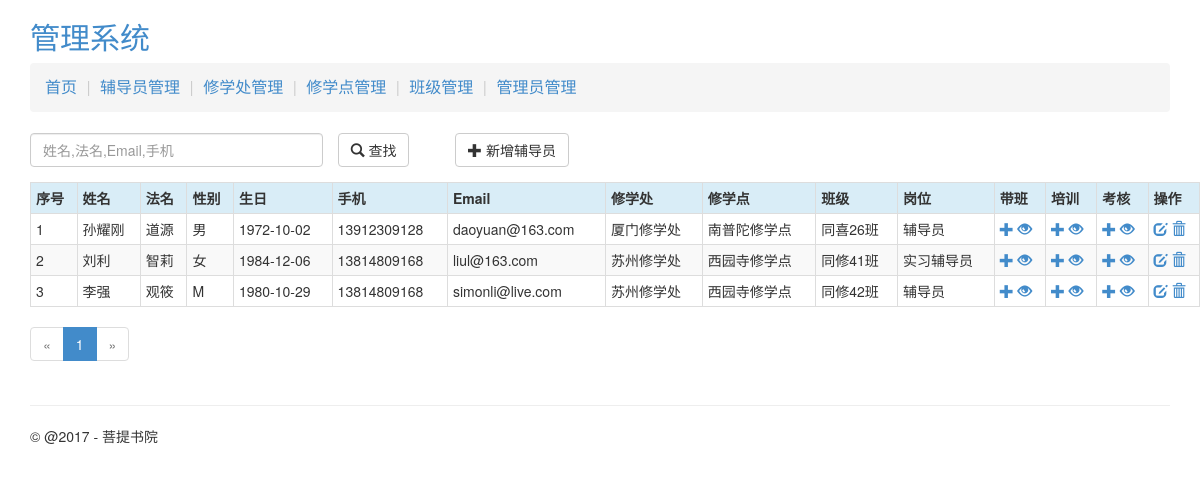
The page /counselor/list (signed in) on the database its author committed.
### putidms/models/counselor.py (models this page shows, shortened)
class Counselor(db.Model):
    __tablename__ = 'counselors'
    id = db.Column(db.Integer, primary_key=True, autoincrement=True)
    username = db.Column(db.String(100), nullable=False, index=True)
    religiousname = db.Column(db.String(100))
    gender = db.Column(db.String(50))
    birthday = db.Column(db.Date)
    mobile = db.Column(db.String(50))
    email = db.Column(db.String(100))
    class_id = db.Column(db.Integer, db.ForeignKey('classes.id'))
    duty_id = db.Column(db.Integer, db.ForeignKey('duties.id'))  # 岗位
    is_delete = db.Column(db.Integer, default=0)
    create_user = db.Column(db.Integer)
    create_time = db.Column(db.DateTime, default=datetime.utcnow)
    update_user = db.Column(db.Integer)
    update_time = db.Column(db.DateTime, default=datetime.utcnow)
    lead_class_records = db.relationship('LeadClassRecord', backref='counselor', lazy='dynamic')
    training_records = db.relationship('TrainingRecord', backref='counselor', lazy='dynamic')
    evaluation_records = db.relationship('EvaluationRecord', backref='counselor', lazy='dynamic')

### putidms/models/org.py (models this page shows, shortened)
class Division(db.Model):
    __tablename__ = 'divisions'
    id = db.Column(db.Integer, primary_key=True, autoincrement=True)
    name = db.Column(db.String(255), index=True, unique=True, nullable=False)
    desc = db.Column(db.Text)
    update_user = db.Column(db.Integer)
    create_time = db.Column(db.DateTime, default=datetime.utcnow)
    update_time = db.Column(db.DateTime, default=datetime.utcnow)
    departments = db.relationship('Department', backref='division', lazy='dynamic')
    users = db.relationship('User', backref='division', lazy='dynamic')

class Department(db.Model):
    __tablename__ = 'departments'
    id = db.Column(db.Integer, primary_key=True, autoincrement=True)
    name = db.Column(db.String(255), index=True, unique=True, nullable=False)
    desc = db.Column(db.Text)
    update_user = db.Column(db.Integer)
    create_time = db.Column(db.DateTime, default=datetime.utcnow)
    update_time = db.Column(db.DateTime, default=datetime.utcnow)
    division_id = db.Column(db.Integer, db.ForeignKey('divisions.id'))
    classes = db.relationship('Class', backref='department', lazy='dynamic')

class Class(db.Model):
    __tablename__ = 'classes'
    id = db.Column(db.Integer, primary_key=True, autoincrement=True)
    name = db.Column(db.String(255), index=True, unique=True, nullable=False)
    number = db.Column(db.String(255), unique=True, nullable=False, index=True)  # 班级编号
    desc = db.Column(db.Text)
    update_user = db.Column(db.Integer)
    create_time = db.Column(db.DateTime, default=datetime.utcnow)
    update_time = db.Column(db.DateTime, default=datetime.utcnow)
    department_id = db.Column(db.Integer, db.ForeignKey('departments.id'))
    counselors = db.relationship('Counselor', backref='class_', lazy='dynamic')
    lead_class_records = db.relationship('LeadClassRecord', backref='class_', lazy='dynamic')

class Duty(db.Model):
    __tablename__ = 'duties'
    id = db.Column(db.Integer, primary_key=True, autoincrement=True)
    name = db.Column(db.String(255), index=True, unique=True, nullable=False)
    desc = db.Column(db.Text)
    update_user = db.Column(db.Integer)
    create_time = db.Column(db.DateTime, default=datetime.utcnow)
    update_time = db.Column(db.DateTime, default=datetime.utcnow)
    counselors = db.relationship('Counselor', backref='duty', lazy='dynamic')
    lead_class_records = db.relationship('LeadClassRecord', backref='duty', lazy='dynamic')

### putidms/main/views.py (the view)
@mod.route('/counselor/list')
@login_required
def counselor_list():
    page = request.args.get('page', 1, type=int)
    pagination = Counselor.query.filter_by(is_delete=0).order_by(Counselor.update_time.desc()) \
        .paginate(page, per_page=current_app.config['ITEMS_PER_PAGE'], error_out=False)
    counselors = pagination.items
    return render_template('main/counselor_list.html', counselors=counselors, pagination=pagination,
                           endpoint='.counselor_list')

### putidms/models/user.py (called while the page is built)
@login_manager.user_loader
def load_user(user_id):
    return User.query.get(int(user_id))

### putidms/templates/main/counselor_list.html (shortened to what this page needs)
{% extends 'base.html' %}
{% from "_macros.html" import pagination_widget %}
{% block content %}
    <div class="row">
        <div class="col-md-12">
            <div class="row">
                <form action="{{ url_for('main.counselor_search') }}" method="post" role="form" class="form-horizontal">
                    <div class="col-md-3">
                        <div class="form-group">
                            <input class="form-control" type="text" id="keyword" name="keyword"
                                   value="{{ keyword }}"
                                   placeholder="姓名,法名,Email,手机">
                        </div>
                    </div>
                    <div class="col-md-1">
                        <button type="submit" class="btn btn-default">
                            <span class="glyphicon glyphicon-search"></span> 查找
                        </button>
                    </div>
                </form>
                <div class="col-md-2" style="margin-left: 20px;">
                    <a class="btn btn-default" href="{{ url_for('main.counselor_add') }}" role="button">
                        <span class="glyphicon glyphicon-plus"></span> 新增辅导员
                    </a>
                </div>
            </div>
            {% if counselors %}
                <div class="row">
                    <table class="table table-striped table-bordered table-hover table-condensed">
                        <tr class="info">
                            <th>序号</th>
                            <th>姓名</th>
                            <th>法名</th>
                            <th>性别</th>
                            <th>生日</th>
                            <th>手机</th>
                            <th>Email</th>
                            <th>修学处</th>
                            <th>修学点</th>
                            <th>班级</th>
                            <th>岗位</th>
                            <th>带班</th>
                            <th>培训</th>
                            <th>考核</th>
                            <th>操作</th>
                        </tr>
                        {% for c in counselors %}
                            <tr>
                                <td>{{ (pagination.page - 1) * config.ITEMS_PER_PAGE + loop.index }}</td>
                                <td>{{ c.username }}</td>
                                <td>{{ c.religiousname }} </td>
                                <td>{{ c.gender }}</td>
                                <td>{{ c.birthday }}</td>
                                <td>{{ c.mobile }}</td>
                                <td>{{ c.email }}</td>
                                <td>{{ c.class_.department.division.name }}</td>
                                <td>{{ c.class_.department.name }}</td>
                                <td>{{ c.class_.name }}</td>
                                <td>{{ c.duty.name }}</td>
                                <td>
                                    <a href="{{ url_for('main.leadclass_add',cid=c.id) }}" title="添加带班记录">
                                        <span class="glyphicon glyphicon-plus"></span>
                                    </a>
                                    <a href="{{ url_for('main.leadclass_list',cid=c.id) }}" title="查看带班记录">
                                        <span class="glyphicon glyphicon-eye-open"></span>
                                    </a>
                                </td>
                                <td>
                                    <a href="{{ url_for('main.training_add',cid=c.id) }}" title="添加培训记录">
                                        <span class="glyphicon glyphicon-plus"></span>
                                    </a>
                                    <a href="{{ url_for('main.training_list',cid=c.id) }}" title="查看培训记录">
                                        <span class="glyphicon glyphicon-eye-open"></span>
                                    </a>
                                </td>
                                <td>
                                    <a href="{{ url_for('main.evaluation_add',cid=c.id) }}" title="添加考核记录">
                                        <span class="glyphicon glyphicon-plus"></span>
                                    </a>
                                    <a href="{{ url_for('main.evaluation_list',cid=c.id) }}" title="查看考核记录">
                                        <span class="glyphicon glyphicon-eye-open"></span>
                                    </a>
                                </td>
                                <td>
                                    <a href="{{ url_for('main.counselor_edit',id=c.id) }}" title="编辑">
                                        <span class="glyphicon glyphicon-edit"></span>
                                    </a>
                                    <a href="javascript:void(0);" title="删除辅导员"
                                       onclick="confirm_delete('{{ url_for("main.counselor_delete",id=c.id) }}');">
                                        <span class="glyphicon glyphicon-trash"></span>
                                    </a>
                                </td>
                            </tr>
                        {% endfor %}
                    </table>
                    {{ pagination_widget(pagination, endpoint) }}
                </div>
            {% else %}
                <div class="row">
                    <div class="col-md-12">
                        没有找到相关资料！
                    </div>
                </div>
            {% endif %}
        </div>
    </div>
{% endblock %}

### putidms/templates/base.html (shortened to what this page needs)
<!DOCTYPE html>
<html lang="en">
<head>
    {% block css %}
        <link href="{{ url_for('static', filename='bootstrap/css/bootstrap.min.css') }}" rel="stylesheet"
              type="text/css"/>
        <link href="{{ url_for('static', filename='css/common.css') }}" rel="stylesheet" type="text/css"/>
        <link href="{{ url_for('static', filename='css/jquery-confirm.min.css') }}" rel="stylesheet" type="text/css"/>
    {% endblock %}
</head>
<body>
<header>
    <div class="container">
        <div class="row">
            <div class="col-md-12">
                <h2 class="putidms-title"><a href="{{ url_for('main.index') }}">管理系统</a></h2>
            </div>
        </div>
        <div class="row">
            <div class="col-md-12">
                <ol class="breadcrumb">
                    <li><a href="{{ url_for('main.index') }}">首页</a></li>
                    <li><a href="{{ url_for('main.counselor_list') }}">辅导员管理</a></li>
                    <li class="active"><a href="{{ url_for('admin.division_list') }}">修学处管理</a></li>
                    <li><a href="{{ url_for('admin.department_list') }}">修学点管理</a></li>
                    <li><a href="{{ url_for('admin.class_list') }}">班级管理</a></li>
                    <li><a href="{{ url_for('auth.user_list') }}">管理员管理</a></li>
                </ol>
            </div>
        </div>
    </div>
</header>
<div class="container">
    <div class="row">
        <div class="col-md-12">
        </div>
    </div>
    <div class="row">
        <div class="col-md-12" style="margin-left: 15px;">
            {% block content %}{% endblock %}
        </div>
    </div>
</div>
<footer>
    <div class="container">
        <hr/>
        <p>&copy; @2017 - 菩提书院</p>
    </div>
</footer>
</body>
</html>

### putidms/templates/_macros.html (shortened to what this page needs)
{% macro pagination_widget(pagination, endpoint, fragment='') %}
    <ul class="pagination">
        <li{% if not pagination.has_prev %} class="disabled"{% endif %}>
            <a href="{% if pagination.has_prev %}{{ url_for(endpoint,
                page = pagination.page - 1, **kwargs) }}{{ fragment }}{% else %}#{% endif %}">
                &laquo;
            </a>
        </li>
        {% for p in pagination.iter_pages() %}
            {% if p %}
                {% if p == pagination.page %}
                    <li class="active">
                        <a href="{{ url_for(endpoint, page = p, **kwargs) }}{{ fragment }}">{{ p }}</a>
                    </li>
                {% else %}
                    <li>
                        <a href="{{ url_for(endpoint, page = p, **kwargs) }}{{ fragment }}">{{ p }}</a>
                    </li>
                {% endif %}
            {% else %}
                <li class="disabled"><a href="#">&hellip;</a></li>
            {% endif %}
        {% endfor %}
        <li{% if not pagination.has_next %} class="disabled"{% endif %}>
            <a href="{% if pagination.has_next %}{{ url_for(endpoint,
                page = pagination.page + 1, **kwargs) }}{{ fragment }}{% else %}#{% endif %}">
                &raquo;
            </a>
        </li>
    </ul>
{% endmacro %}

### putidms/static/css/common.css (style rules this page uses)
.pagination { margin-top: 0px; }
.breadcrumb { padding: 13px 15px; font-size: 16px; }
.breadcrumb > li + li:before { padding: 0 5px; color: #ccc; content: "|\00a0"; }

### rows shown on the page
Counselor: (pagination.page-1)*config.ITEMS_PER_PAGE+loop.index "1", username "孙耀刚", religiousname "道源", gender "男", birthday "1972-10-02", mobile "13912309128", email "daoyuan@163.com", class_.department.division.name "厦门修学处", class_.department.name "南普陀修学点", class_.name "同喜26班", duty.name "辅导员"
Counselor: page "2", username "刘利", religiousname "智莉", gender "女", birthday "1984-12-06", mobile "13814809168", email "liul@163.com", class_.department.division.name "苏州修学处", class_.department.name "西园寺修学点", class_.name "同修41班", duty.name "实习辅导员"
Counselor: page "3", username "李强", religiousname "观筱", gender "M", birthday "1980-10-29", mobile "13814809168", email "simonli@live.com", class_.department.division.name "苏州修学处", class_.department.name "西园寺修学点", class_.name "同修42班", duty.name "辅导员"

### other values the page prints
{{ p }} "1"
